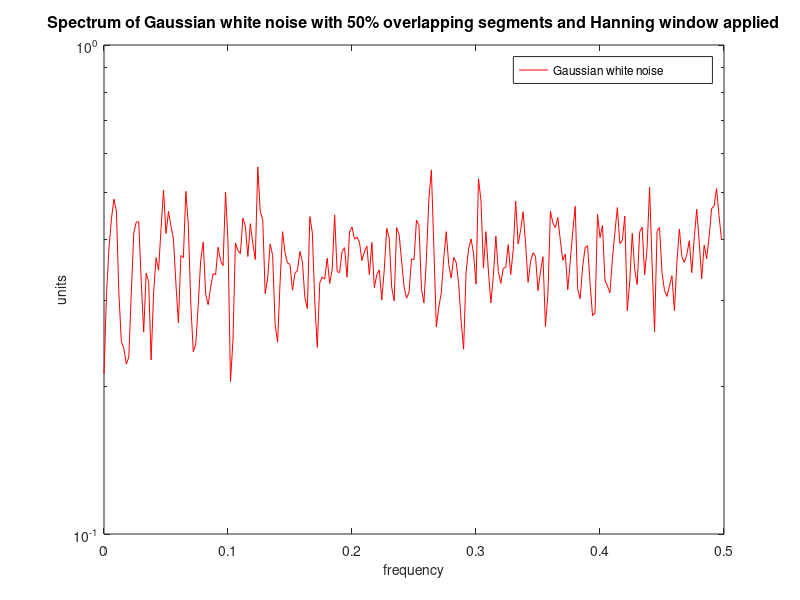

This figure's MATLAB source: (Note: this script raises an error after producing the figure.)
% file SIOC 221A HW 6
% 
% author Julia Dohner, with help from Annie Adelson
%
% due date November 9, 2017

clear all; close all;


%% Evaluate whether using a 50% overlap modifies the degrees of freedom

% 10,000 is the number of datapoints
N = 500; % length of each chunk of data (aka segment length)
M = 20; % number of segments splitting data into

% non-Monte Carlo case, using overlapping segments and Hanning window
longVector = randn(N*M,1);
longVector_1 = reshape(longVector,N,M);
longVector_2 = longVector(N/2+1:length(longVector)-N/2,:);
longVector_2 = reshape(longVector_2,N,M-1);
longVector_3 = [longVector_1 longVector_2];

longVector_3 = detrend(longVector_3).*(hann(500)*ones(1,39));
longVector_3 = fft(longVector_3);
longVector_3amp = (abs(longVector_3(1:N/2+1,:)).^2)/N;
longVector_3amp = longVector_3amp(2:251,:);
longVector_3mean = mean(longVector_3amp, 2);
longVector_3mean = longVector_3mean';
frequency=(0:N/2-1)/N; 

figure
semilogy(frequency,longVector_3mean, '-r')
xlabel('\fontsize{14}frequency')
ylabel('\fontsize{14}units')
title('\fontsize{16}Spectrum of Gaussian white noise with 50% overlapping segments and Hanning window applied')
legend('\fontsize{12}Gaussian white noise');


%% Monte Carlo without windowing
for i=1:200
    longVector_MC(:,:,i) = randn(N*M,1); % 200 times one long vector
    longVector_MC1(:,:,i) = reshape(longVector_MC(:,:,i),N,M);
    longVector_MC2(:,:,i) = longVector_MC(N/2+1:(N*M)-N/2,:,i); % 200 times one long vector with 50% offset
    longVector_MC3(:,:,i) = reshape(longVector_MC2(:,:,i),[N,M-1]); % 200 times reshaped vector with 50% offset
    longVector_MC4(:,:,i) = [longVector_MC1(:,:,i) longVector_MC3(:,:,i)];
    % detrend, multiply by hanning window
    %longVector_MC4(:,:,i) = detrend(longVector_MC4(:,:,i)).*(hann(500)*ones(1,39));
    longVector_MC4(:,:,i) = fft(longVector_MC4(:,:,i)); % take fft
    longVector_MC4amp(:,:,i) = ((8/3)^(1/2)).*(abs(longVector_MC4(1:N/2+1,:,i)).^2)/N; % scaling by root(8/3) to account for E attenuation
    longVector_MC4amp(2:N/2,:,i) = 2*longVector_MC4amp(2:N/2,:,i);
    longVector_MC5amp(:,:,i) = longVector_MC4amp(2:251,:,i); % dumping the mean
    
end

% average over 20 realizations within each 500x20 matrix (so averaging
% across the columns)
longVector_MCmean = mean(longVector_MC5amp,2);
% turn mean amplitude result into a column vector
longVector_MCpdf = longVector_MCmean(:);
err_low_MC = prctile(longVector_MCpdf,2.5);
err_high_MC = prctile(longVector_MCpdf,97.5);
ratio_monteCarlo = err_high_MC/err_low_MC;

% % expectation of error bars based on number of degrees of freedom available
% % with use of overlapping segments:
% %nu = (8/3)*M; % where M = number of segments
% nu = (8/3)*20;
% %nu = 2*39; % if 39 independent segments, 2 DOF for each segment
% %nu = 0.75*39;
% err_high = nu/chi2inv(0.05/2,nu);
% err_low = nu/chi2inv(1-0.05/2,nu);
% ratio_chi2 = err_high/err_low;
% 
% % comparing to Monte Carlo value of 1.93...
% % 2 * number of segments: ratio = 1.88 <- this is the closest
% % 8/3 * number of segments: ratio = 2.15
% % 0.75 * number of segments: ratio = 2.84



%% do this 200 times for Monte Carlo with windowing

for i=1:200
    longVector_MCw(:,:,i) = randn(N*M,1); % 200 times one long vector
    longVector_MCw1(:,:,i) = reshape(longVector_MCw(:,:,i),N,M);
    longVector_MCw2(:,:,i) = longVector_MCw(N/2+1:(N*M)-N/2,:,i); % 200 times one long vector with 50% offset
    longVector_MCw3(:,:,i) = reshape(longVector_MCw2(:,:,i),[N,M-1]); % 200 times reshaped vector with 50% offset
    longVector_MCw4(:,:,i) = [longVector_MCw1(:,:,i) longVector_MCw3(:,:,i)];
    % detrend, multiply by hanning window
    longVector_MCw4(:,:,i) = detrend(longVector_MCw4(:,:,i)).*(hann(500)*ones(1,39));
    longVector_MCw4(:,:,i) = fft(longVector_MCw4(:,:,i)); % take fft
    longVector_MCw4amp(:,:,i) = ((8/3)^(1/2)).*(abs(longVector_MCw4(1:N/2+1,:,i)).^2)/N; % scaling by root(8/3) to account for E attenuation
    longVector_MCw4amp(2:N/2,:,i) = 2*longVector_MCw4amp(2:N/2,:,i);
    longVector_MCw5amp(:,:,i) = longVector_MCw4amp(2:251,:,i); % dumping the mean
    
end

% average over 20 realizations within each 500x20 matrix (so averaging
% across the columns)
longVector_MCwmean = mean(longVector_MCw5amp,2);
% turn mean amplitude result into a column vector
longVector_MCwpdf = longVector_MCwmean(:);
err_low_MCw = prctile(longVector_MCwpdf,2.5);
err_high_MCw = prctile(longVector_MCwpdf,97.5);
ratio_monteCarloWindow = err_high_MCw/err_low_MCw;

% expectation of error bars based on number of degrees of freedom available
% with use of overlapping segments:
%nu = (8/3)*M; % where M = number of segments
nu = (8/3)*20;
%nu = 2*39; % if 39 independent segments, 2 DOF for each segment
%nu = 0.75*39;
err_high = nu/chi2inv(0.05/2,nu);
err_low = nu/chi2inv(1-0.05/2,nu);
ratio_chi2 = err_high/err_low;

% comparing to Monte Carlo value of 1.93 (with window) and 2.19 (with
% window):
% 2 * number of segments: ratio = 1.88 <- this is the closest
% 8/3 * number of segments: ratio = 2.15
% 0.75 * number of segments: ratio = 2.84




%% compute a spectrum of the pressure data you used in HW3, 4

% create empty arrays to hold time and temp data
time = [];
pressure = [];

time = [time; ncread(strcat('http://sccoos.org/thredds/dodsC/autoss/scripps_pier-2015.nc'),'time')];
pressure = [pressure; ncread(strcat('http://sccoos.org/thredds/dodsC/autoss/scripps_pier-2015.nc'),'pressure')];

% remove bad data using the flagged data from .nc file
pressure_flagPrimary = [];
pressure_flagPrimary = [pressure_flagPrimary; ncread(strcat('http://sccoos.org/thredds/dodsC/autoss/scripps_pier-2015.nc'),'pressure_flagPrimary')];

% looping through to remove bad data from pressure record
for i = 1:length(pressure)
    if pressure_flagPrimary(i) ~= 1
        pressure(i) = nan;
    end
end

% consider a period with equal increments

% this for the first 34 days of the 2015 record
% divide into 2 segments because need at least 14 days to resolve 12-hr tidal
% timescale

% time differences
time = double(time);
t_diff = diff(time);

% finding segment of data with even spacing
cutoff = find(t_diff(1:82236)>t_diff(1),1);
pressure_sub = pressure(1:cutoff-1); % subsampled pressure
pressure_sub = pressure_sub(1:length(pressure_sub)-3);
time_sub = time(1:cutoff-1); % subsampled times
date0=datenum(1970,1,1); % give reference date (first date)
time_sub = double(time_sub)/86400+date0; % in units of days (conversion: seconds/day)

M_pressure = 2; % number of segments
N_pressure = length(pressure_sub)/M_pressure; % datapoints per segment

% split into two segments
pressure_sub1 = reshape(pressure_sub,N_pressure,M_pressure);
pressure_sub2 = pressure_sub(N_pressure/2+1:length(pressure_sub)-N_pressure/2);
pressure_sub2 = reshape(pressure_sub2,N_pressure,M_pressure-1);
pressure_sub3 = [pressure_sub1 pressure_sub2]; % 3 segments, overlapping

pressure_sub3 = detrend(pressure_sub3).*(hann(4154)*ones(1,3));
pressure_sub3 = fft(pressure_sub3);
T = (4154*361)/(2*24*3600);% total time in days, so datapoints*time interval
normalizationFactor = T/(4154^2); % 4154 = number of data points
pressure_sub3amp = 2.*(abs(pressure_sub3(1:N_pressure/2+1,:)).^2).*normalizationFactor; % amplitude of first half
pressure_sub3mean = mean(pressure_sub3amp,2);
pressure_sub3mean = pressure_sub3mean'; % turn into row vector

frequency = (0:2078-1)/(2*2078*361)*(24*3600); 

nu = 2*3; % DOF = 2*number of segments
err_high_pressure = nu/chi2inv(0.05/2,nu);
err_low_pressure = nu/chi2inv(1-0.05/2,nu);
ratio_chi2_pressure = err_high_pressure/err_low_pressure;


figure
semilogy(frequency,pressure_sub3mean, '-b', [10 10],[err_low_pressure err_high_pressure]*pressure_sub3mean(1000), '-r');
xlabel('\fontsize{14}cycles per day')
ylabel('\fontsize{14}dbar^{2}/cpd')
title('\fontsize{16}Spectrum of 2015 Scripps Pier Pressure');
legend('\fontsize{12}Pier Pressure','\chi^{2}-computed Uncertainty');

